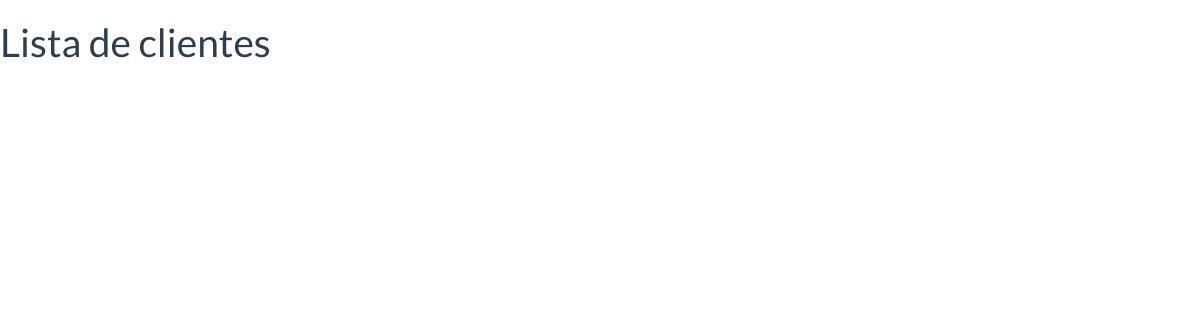
/listar_clientes, run on an earlier commit of the app's database.
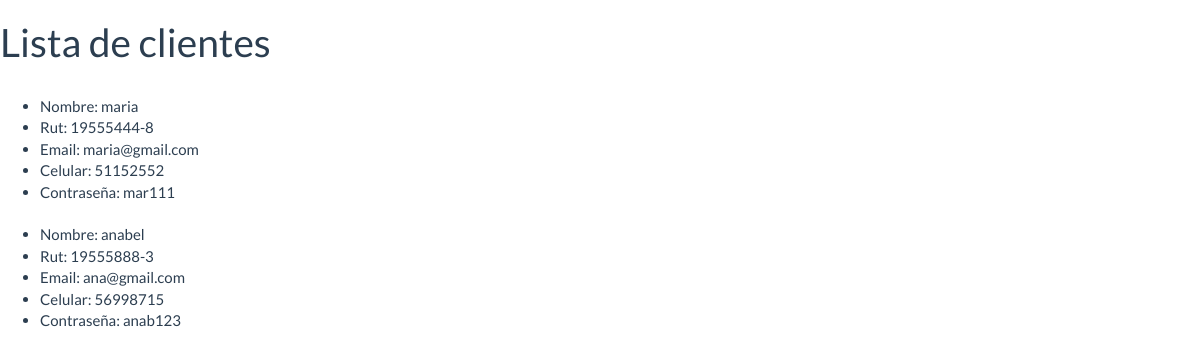
And on a later commit of the database.
### app/models.py (models this page shows, shortened)
class Cliente(models.Model):
    nombre = models.CharField(max_length=30)
    rut = models.CharField(max_length=12)
    email = models.EmailField(max_length=50)
    celular = models.CharField(max_length=12)
    contraseña = models.CharField(max_length=20)

### app/views.py (the view)
# urls.py: path('listar_clientes',views.listar_clientes),
def listar_clientes(request):
    clientes = Cliente.objects.filter(nombre__contains='')
    return render(request, "app/listar_clientes.html", {'clientes': clientes})

### app/templates/app/listar_clientes.html (shortened to what this page needs)
{% load staticfiles %}
<!DOCTYPE html>
<html lang="en">
<head>
    <link rel="stylesheet" href="{% static 'css/bootstrap.min.css' %}">
    <link rel="stylesheet" href="https://cdnjs.cloudflare.com/ajax/libs/font-awesome/4.7.0/css/font-awesome.min.css">
</head>
<body>
    <h1>Lista de clientes</h1>
    <ul>
        {% for c in clientes %}
        <br>
        <li>
            Nombre:
            {{ c.nombre}}
        </li>
        <li>
            Rut:
            {{ c.rut}}
        </li>
        <li>
            Email:
            {{ c.email}}
        </li>
        <li>
            Celular:
            {{ c.celular}}
        </li>
        <li>
            Contraseña:
            {{ c.contraseña}}
        </li>
        {% endfor %}
    </ul>
</body>
</html>

What changed in the data, as far as the page shows it:
added Cliente: nombre "maria", rut "19555444-8", email "maria@gmail.com", celular "51152552", contraseña "mar111"
added Cliente: nombre "anabel", rut "19555888-3", email "ana@gmail.com", celular "56998715", contraseña "anab123"
